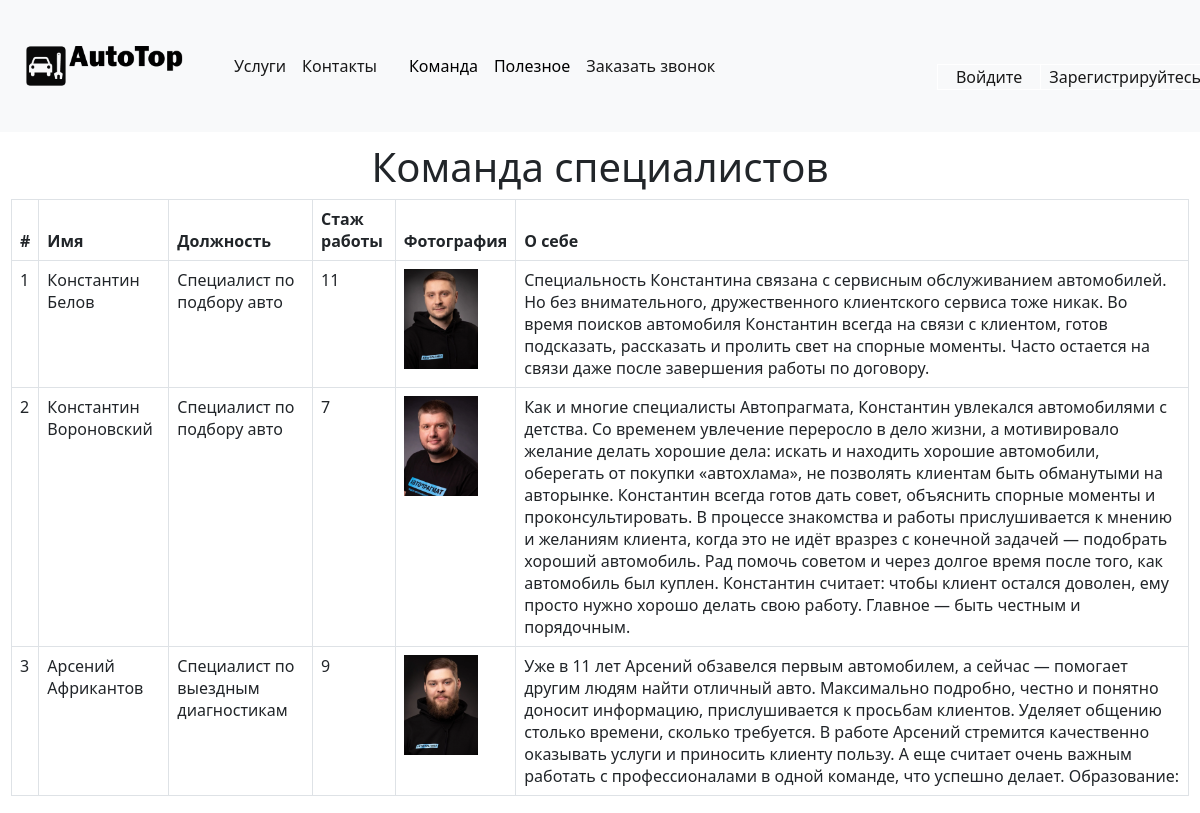
Screenshot of /team_specialist with the database file from the repository.
### home/models.py (models this page shows, shortened)
class SpecialistList(models.Model):
    name = models.CharField(max_length=200)
    positions = models.CharField(max_length=200, default = None)
    WorkExperience = models.IntegerField(default = None)
    image = models.ImageField(upload_to='images/', null=True, max_length=255)
    author = models.ForeignKey(
        'auth.User',
        on_delete=models.CASCADE,
    )
    body = models.TextField()
    class Meta:
        verbose_name = 'Специалисты'
        verbose_name_plural = 'Специалисты'

### home/views.py (the view)
# urls.py: path('team_specialist',SmecListView.as_view(), name="team_specialist"),
class SmecListView(ListView):
    model = SpecialistList
    template_name = 'home/team_specialist.html'

### templates/home/team_specialist.html
{% extends 'home/base.html' %}
{% block content %}
<h1>Команда специалистов</h1>
<table class="table table-bordered">
  <thead>
    <tr>
      <th scope="col">#</th>
      <th scope="col">Имя</th>
      <th scope="col">Должность</th>
        <th scope="col">Стаж работы</th>
      <th scope="col">Фотография</th>
      <th scope="col">О себе</th>
    </tr>
  </thead>
  {% for cpec in object_list %}
  <tbody>
    <tr>
      <td>{{forloop.counter}}</td>
      <td>{{ cpec.name }}</td>
      <td>{{ cpec.positions}}</td>
        <td>{{ cpec.WorkExperience}}</td>
      <td><img src="{{ cpec.image.url}}", style="height: 100px"></td>
      <td>{{ cpec.body }}</td>
    </tr>
  </tbody>
  {% endfor %}
  </table>
{% endblock content %}

### static/css/style.css (style rules this page uses)
body { margin: 0; }
html, body { height: 100%; }

### rows the page displays
SpecialistList: name "Константин Белов", positions "Специалист по подбору авто", WorkExperience "11", image (picture), body "Специальность Константина связана с сервисным обслуживанием автомобилей. Но без внимательного, дружественного клиентского сервиса тоже никак. Во время поисков автомобиля Константин всегда на связи с клиентом, готов подсказать, рассказать и пролить свет на спорные моменты. Часто остается на связи даже после завершения работы по договору."
SpecialistList: name "Константин Вороновский", positions "Специалист по подбору авто", WorkExperience "7", image (picture), body "Как и многие специалисты Автопрагмата, Константин увлекался автомобилями с детства. Со временем увлечение переросло в дело жизни, а мотивировало желание делать хорошие дела: искать и находить хорошие автомобили, оберегать от покупки «автохлама», не позволять клиентам быть обманутыми на авторынке. Константин всегда готов дать совет, объяснить спорные моменты и проконсультировать. В процессе знакомства и работы прислушивается к мнению и желаниям клиента, когда это не идёт вразрез с конечной задачей — подобрать хороший автомобиль. Рад помочь советом и через долгое время после того, как автомобиль был куплен. Константин считает: чтобы клиент остался доволен, ему просто нужно хорошо делать свою…"
SpecialistList: name "Арсений Африкантов", positions "Специалист по выездным диагностикам", WorkExperience "9", image (picture), body "Уже в 11 лет Арсений обзавелся первым автомобилем, а сейчас — помогает другим людям найти отличный авто. Максимально подробно, честно и понятно доносит информацию, прислушивается к просьбам клиентов. Уделяет общению столько времени, сколько требуется. В работе Арсений стремится качественно оказывать услуги и приносить клиенту пользу. А еще считает очень важным работать с профессионалами в одной команде, что успешно делает. Образование:"
